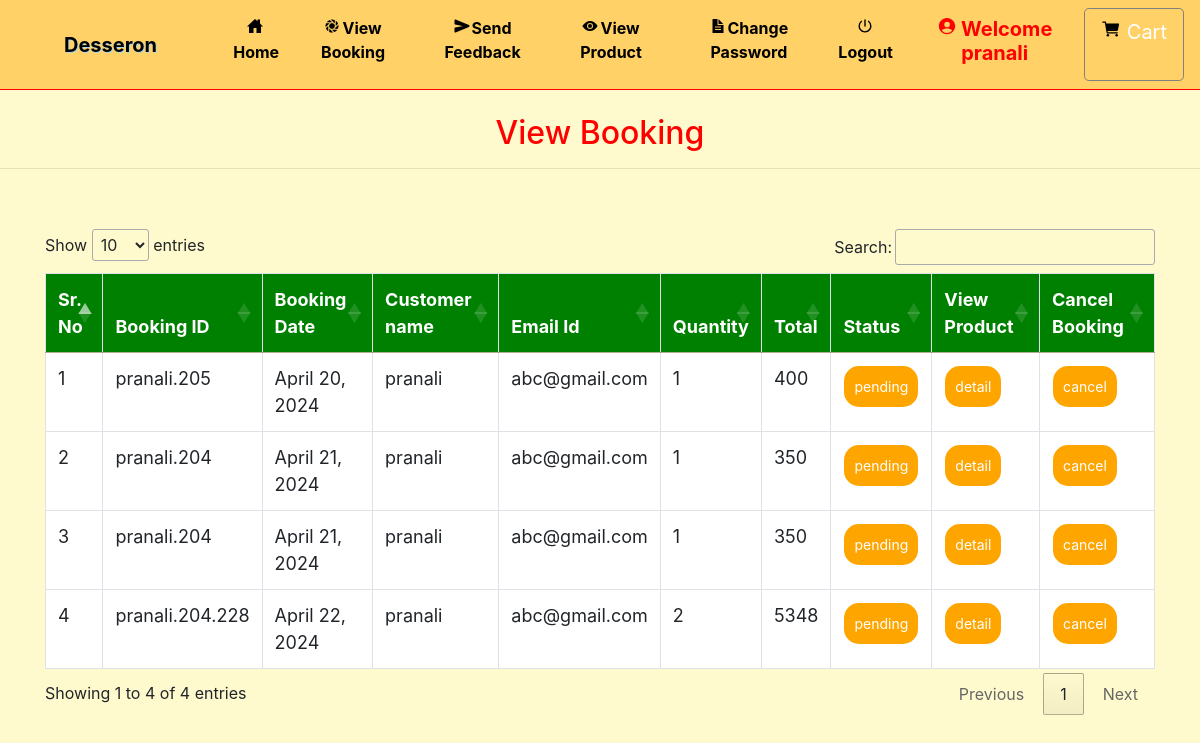
/admin_viewBooking (signed in), run on the app's committed database.
### grocery/models.py (models this page shows, shortened)
class Booking(models.Model):
    status = models.ForeignKey(Status, on_delete=models.CASCADE, null=True)
    profile = models.ForeignKey(Profile, on_delete=models.CASCADE, null=True)
    booking_id = models.CharField(max_length=200,null=True)
    quantity = models.CharField(max_length=100,null=True)
    book_date = models.CharField(max_length=30, null=True)
    total = models.IntegerField(null=True)

class Profile(models.Model):
    user = models.ForeignKey(User, on_delete=models.CASCADE, null=True)
    dob = models.DateField(null=True)
    city = models.CharField(max_length=30, null=True)
    address = models.CharField(max_length=50, null=True)
    contact = models.CharField(max_length=10, null=True)
    image = models.FileField(null=True)

class Status(models.Model):
    name = models.CharField(max_length=20, null=True)

### grocery/views.py (the view)
# urls.py: path('admin_viewBooking', Admin_View_Booking, name='admin_viewBooking'),
def Admin_View_Booking(request):
    if not request.user.is_authenticated:
        return redirect('login_admin')
    book = Booking.objects.all()
    d = {'book': book}
    return render(request, 'admin_viewBokking.html', d)

### grocery/templates/admin_viewBokking.html (shortened to what this page needs)
{% extends 'navigation.html' %}
{% block body %}
<center><h2 style="color:red;margin-top:2%">View Booking</h2></center><hr>
 <div class="container">
<table class="table table-bordered" id="myTable">
  <thead>
  <tr>
    <th>Sr. No</th>
    <th>Booking ID</th>
    <th>Booking Date</th>
    <th>Customer name</th>
    <th>Email Id</th>
      <th>Quantity</th>
      <th>Total</th>
      <th>Status</th>
    <th>View Product</th>
    <th>Cancel Booking</th>
  </tr>
  </thead>
   <tbody>
{% for i in book %}
  <tr>
      <td>{{forloop.counter}}</td>
    <td>{{i.booking_id}}</td>
    <td>{{i.book_date}}</td>
    <td>{{i.profile.user.username}}</td>
    <td>{{i.profile.user.email}}</td>
      <td>{{i.quantity}}</td>
      <td>{{i.total}}</td>
    <td><a href="{% url 'Edit_status' i.booking_id i.id %}"><button class="button button1">{{i.status.name}}</button></a></td>
      <td><a href="{% url 'admin_booking_detail' i.booking_id i.id i.profile.user.id  %}"><button class="button button1">detail</button></a></td>
      <td><a href="{% url 'delete_admin_booking' i.booking_id i.id %}" onclick="return confirm('Are you sure?')"><button class="button button1" id="#delete">cancel</button></a></td>
  </tr>
   {% endfor %}
    </tbody>
</table>
 </div>
{% endblock %}

### grocery/templates/navigation.html (shortened to what this page needs)
<!DOCTYPE html>
<html lang="en">
<head>
    {% load static %}
     <link rel="stylesheet" href="https://maxcdn.bootstrapcdn.com/bootstrap/4.0.0/css/bootstrap.min.css">
  <link rel = stylesheet href = "//cdn.datatables.net/1.10.19/css/jquery.dataTables.min.css">
<link rel="stylesheet" href="https://cdnjs.cloudflare.com/ajax/libs/font-awesome/4.7.0/css/font-awesome.min.css">
</head>
<body style="background-color:#FFFACD" >
<nav class="navbar navbar-expand-sm" style = "background-color : #FFD166 ; border-bottom:1px solid red">
  <a class="navbar-brand pl-5" href="#" style="color:black ; font-weight : bold">Desseron</a>
<div class="collapse navbar-collapse" id="collapsibleNavbar">
  <ul class="navbar-nav pl-5 text-center">
    {% if request.user.username %}
    {% if not request.user.is_staff %}
    <li class="nav-item">
      <a class="nav-link" href="{% url 'home' %}" style="color:black"><ion-icon style="margin-right:2px" name="home-sharp"></ion-icon>Home</a>
    </li>
    <li class="nav-item">
      <a class="nav-link" href="{% url 'view_booking' %}" style="color:black"><ion-icon style="margin-right:2px" name="aperture"></ion-icon>View Booking</a>
    </li>
    <li class="nav-item">
      <a class="nav-link" href="{% url 'send_feedback' request.user.id %}" style="color:black"><ion-icon style="margin-right:2px" name="send"></ion-icon>Send Feedback</a>
    </li>
    <li class="nav-item">
      <a class="nav-link" href="{% url 'view_product' 0 %}" style="color:black"><ion-icon style="margin-right:2px" name="eye"></ion-icon>View Product</a>
    </li>
    <li class="nav-item">
      <a class="nav-link" href="{% url 'change_password' %}" style="color:black"><ion-icon style="margin-right:2px" name="document-text-sharp"></ion-icon>Change Password</a>
    </li>
    {% endif %}
    {% endif %}
    {% if request.user.is_authenticated %}
    <a class="nav-link" href="{% url 'logout' %}" style="color:black"><ion-icon style="margin-right:2px" name="power-sharp"></ion-icon>Logout</a>
    {% if not request.user.is_staff %}
    <li class="nav-item">
      <a href="{% url 'profile' %}"><h5 class="nav-link" style="color:red"><ion-icon style="margin-right:4px;color:#FF0000" name="person-circle-sharp"></ion-icon>Welcome {{request.user.username}}</h5>
      </a></li>
    {% else %}
    <li class="nav-item">
      <h5  class="nav-link" style="color:red"><ion-icon style="margin-right:4px;color:#FF0000" name="person-circle-sharp"></ion-icon>Welcome {{request.user.username}}</h5>
    </li>
    {% endif %}
    {% endif %}
    {% if not request.user.is_staff %}
    {% if request.user.username %}
      <a href="{% url 'cart' %}" style="border:1px solid gray" class="btn btn-default btn-lg text-dark text-capitalize">
        <ion-icon style="color:black;margin-top:2%" name="cart"></ion-icon><span style="margin-left:6px;margin-top:2%;color:white">Cart</span></a></center>
{% endif %}
    {% endif %}
    </ul>
</div>
</nav>
{% block body %}
{% endblock %}
</body></html>

### grocery/templates/navigation.html (style rules this page uses)
* { box-sizing: border-box; }
#myTable { border-collapse: collapse; width: 100%; border: 1px solid #ddd; font-size: 18px; }
#myTable th { text-align: left; padding: 12px; background-color: green; color: white; }
#myTable td { text-align: left; padding: 12px; background-color: white; }
#myTable tr { border-bottom: 1px solid #ddd; }
.button { background-color: orange; border: none; color: white; padding: 10px; text-align: center; text-decoration: none; display: inline-block; font-size: 14px; margin: 1px 1px; cursor: pointer; }
.button1 { border-radius: 15px; }
.nav-link { font-weight:bold; }
.navbar-brand { text-shadow: 1px 1px lightblue; }

### data on the page
Booking: booking_id "pranali.205", book_date "April 20, 2024", profile.user.username "pranali", profile.user.email "abc@gmail.com", quantity "1", total "400", status.name "pending"
Booking: booking_id "pranali.204", book_date "April 21, 2024", profile.user.username "pranali", profile.user.email "abc@gmail.com", quantity "1", total "350", status.name "pending"
Booking: booking_id "pranali.204", book_date "April 21, 2024", profile.user.username "pranali", profile.user.email "abc@gmail.com", quantity "1", total "350", status.name "pending"
Booking: booking_id "pranali.204.228", book_date "April 22, 2024", profile.user.username "pranali", profile.user.email "abc@gmail.com", quantity "2", total "5348", status.name "pending"

### other printed values
{{ request.user.username }} "pranali"
